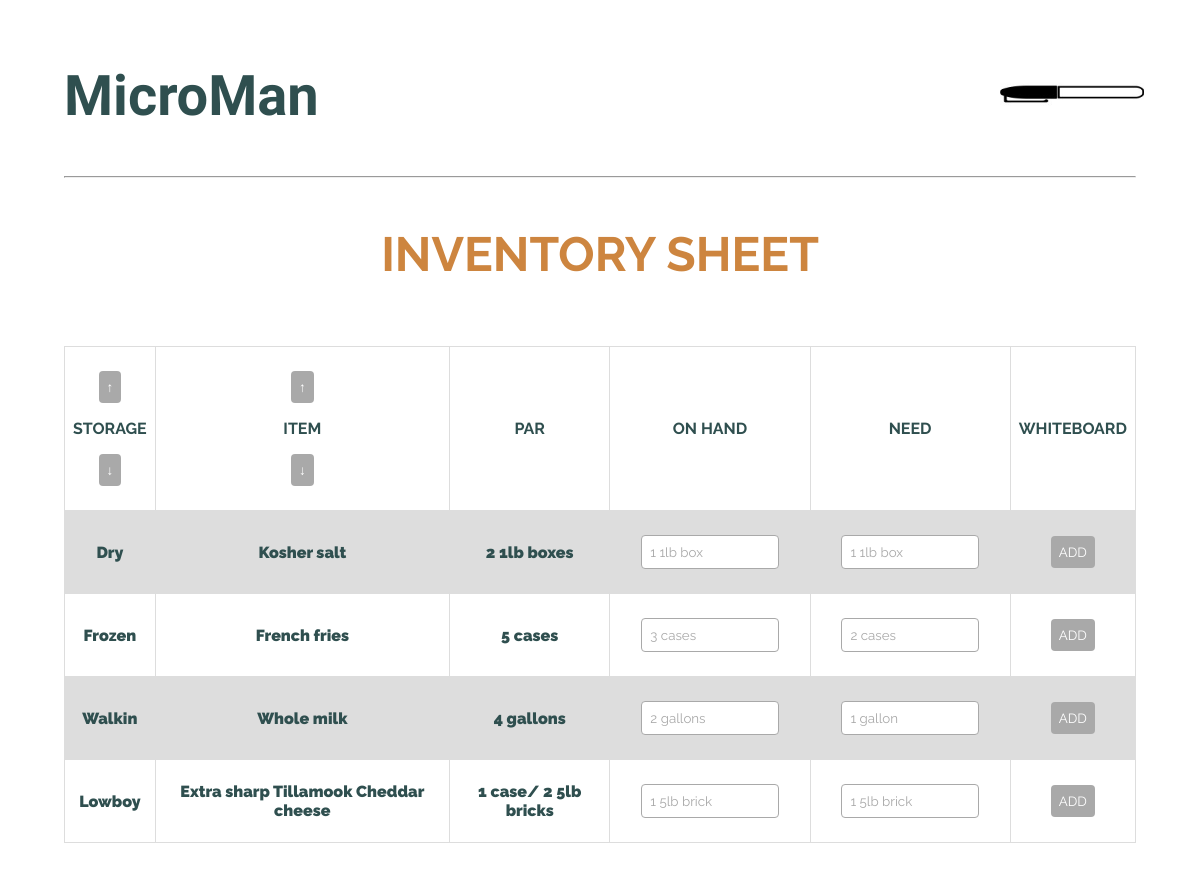
/inventory/ (signed in), run on an earlier commit of the app's database.
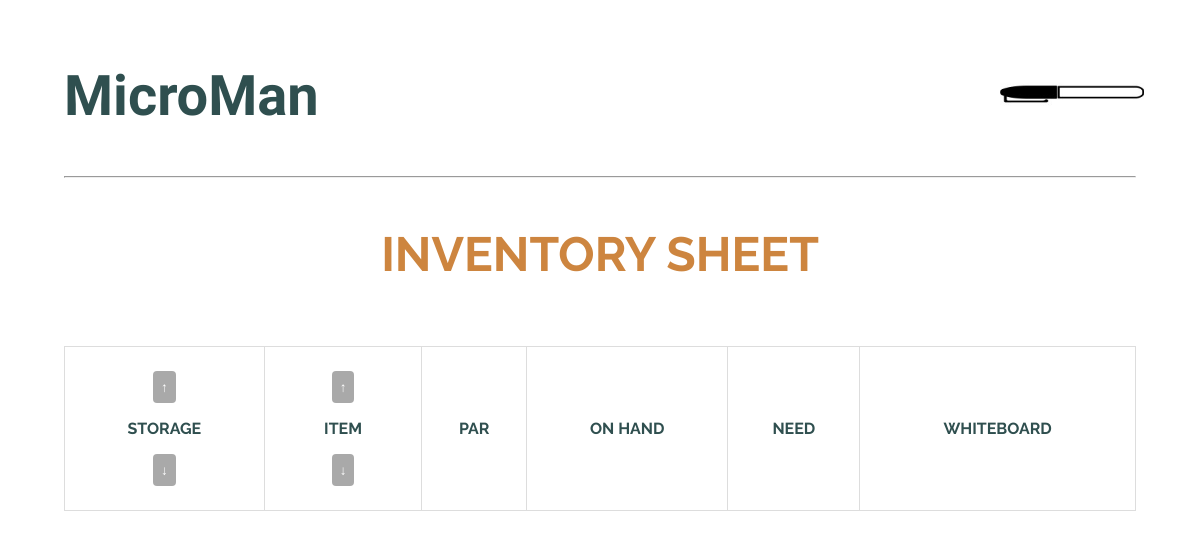
And on a later commit of the database.
### base/models.py (models this page shows, shortened)
class Inventory(models.Model):
  user = models.ForeignKey(CustomUser, related_name='inventory', on_delete=models.SET_NULL, null=True)
  storage_locations = (
    ('Dry', 'Dry'),
    ('Frozen', 'Frozen'),
    ('Walkin', 'Walkin'),
    ('Lowboy', 'Lowboy'),
  )
  located = models.CharField(max_length=6, choices=storage_locations)
  flag_choices = (
    ('Low', 'Low'),
    ('Out', 'Out'),
    ('Dead', 'Dead'),
    ('Expiring', 'Expiring'),
  )
  flag = models.CharField(max_length=8, choices=flag_choices, blank=True)
  to_whiteboard = models.BooleanField(null=True)
  name = models.CharField(max_length=200)
  par = models.CharField(max_length=200)
  on_hand = models.CharField(max_length=200, blank=True)
  need = models.CharField(max_length=200, blank=True)
  exp_date = models.CharField(max_length=200, blank=True)
  updated = models.DateTimeField(auto_now=True)
  created = models.DateTimeField(auto_now_add=True)

### base/views.py (the view)
# urls.py: path('inventory/', views.inventory, name='inventory'),
def inventory(request):
    items = Inventory.objects.all()
    context = {'items': items}
    return render(request, 'inventory.html', context)

### templates/inventory.html (shortened to what this page needs)
{% extends 'main.html' %}
{% load static %}
{% block content %}
<h2 class='h2-header'>INVENTORY SHEET</h2>
  <div class='table-div'>
    <table>
      <tr id='table-headers'>
        <th><button>&#8593;</button><br>STORAGE<br><button>&#8595;</button></th>
        <th><button>&#8593;</button><br>ITEM<br><button>&#8595;</button></th>
        <th>PAR</th>
        <th>ON HAND</th>
        <th>NEED</th>
        <th>WHITEBOARD</th>
      </tr>
      {% for item in items %}
      <tr class='table-row'>
        <td>{{ item.located }}</td>
        <td>{{ item.name }}</td>
        <td>{{ item.par }}</td>
        <td><input class='table-input' value='{{ item.on_hand }}' placeholder='Enter amount on hand'></input></td>
        <td><input class='table-input' value='{{ item.need }}' placeholder='Enter amount to order'></input></td>
        <td><button value='{{ item.to_whiteboard }}'>ADD</button></td>
      </tr>
      {% endfor %}
    </table>
  </div>
{% endblock content %}

What changed in the data, as far as the page shows it:
removed Inventory: located "Dry", name "Kosher salt", par "2 1lb boxes", on_hand "1 1lb box", need "1 1lb box"
removed Inventory: located "Frozen", name "French fries", par "5 cases", on_hand "3 cases", need "2 cases"
removed Inventory: located "Walkin", name "Whole milk", par "4 gallons", on_hand "2 gallons", need "1 gallon"
removed Inventory: located "Lowboy", name "Extra sharp Tillamook Cheddar cheese", par "1 case/ 2 5lb bricks", on_hand "1 5lb brick", need "1 5lb brick"
